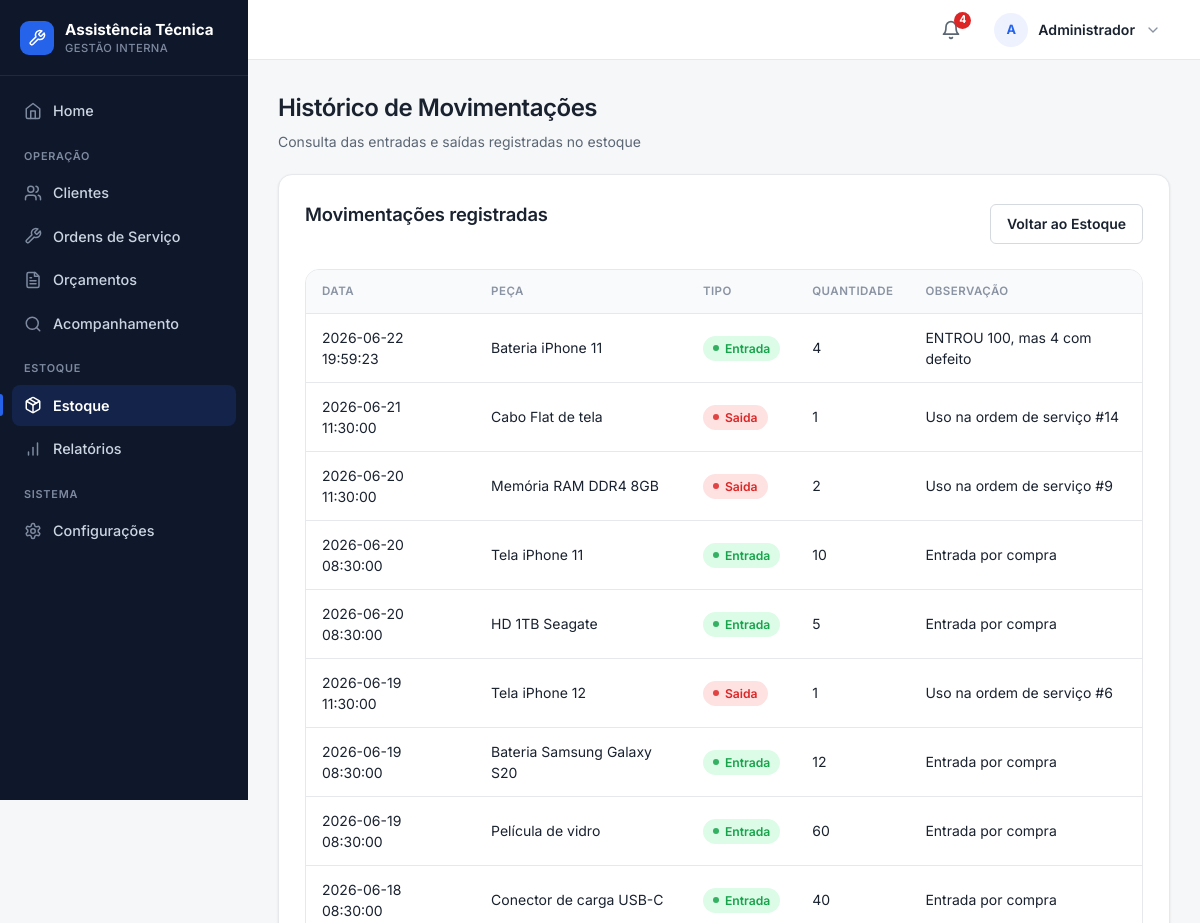
The page /estoque/historico (signed in, upper part) on the database as committed earlier.
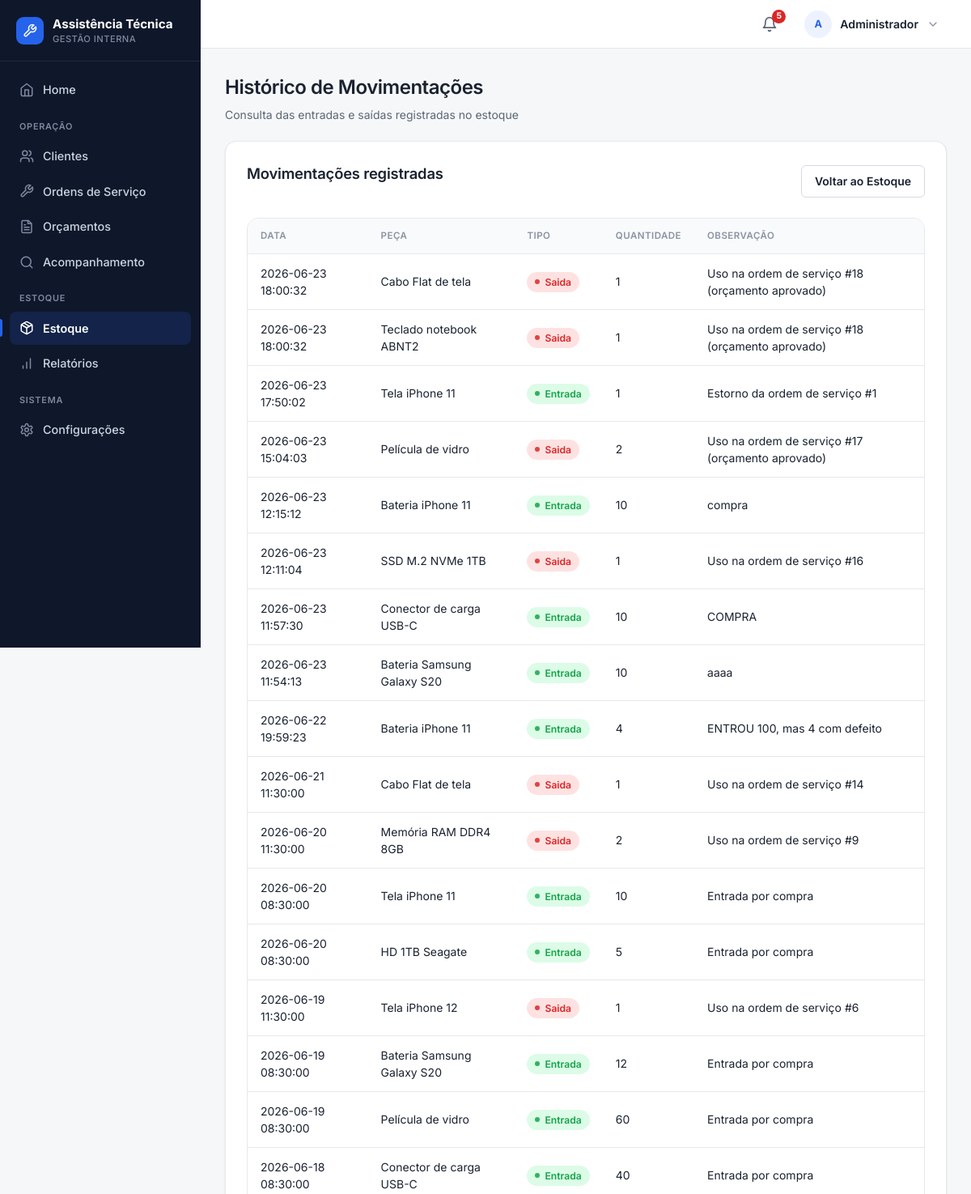
The same page on the database as committed later.
### tables this page shows
CREATE TABLE movimentacoes_estoque (
    id INTEGER PRIMARY KEY AUTOINCREMENT,
    peca_id INTEGER NOT NULL,
    tipo TEXT NOT NULL,
    quantidade INTEGER NOT NULL,
    data_movimentacao TEXT NOT NULL,
    observacao TEXT,

    FOREIGN KEY (peca_id) REFERENCES pecas(id)
);

CREATE TABLE pecas (
    id INTEGER PRIMARY KEY AUTOINCREMENT,
    nome TEXT NOT NULL,
    descricao TEXT,
    quantidade INTEGER NOT NULL DEFAULT 0,
    estoque_minimo INTEGER DEFAULT 1,
    preco_unitario REAL DEFAULT 0,
    fornecedor TEXT
, data_cadastro TEXT);

### routes/estoque.py (the view)
@estoque_bp.route('/estoque/historico')
def historico_movimentacoes():
    db = conectar()
    movimentacoes = db.execute("""
        SELECT
            m.id,
            p.nome AS nome_peca,
            m.tipo,
            m.quantidade,
            m.data_movimentacao,
            m.observacao
        FROM movimentacoes_estoque m
        INNER JOIN pecas p ON p.id = m.peca_id
        ORDER BY m.data_movimentacao DESC
    """).fetchall()
    db.close()
    return render_template('historico_movimentacoes.html', movimentacoes=movimentacoes)

### app.py (called while the page is built)
@app.context_processor
def injetar_alertas_estoque():
    if "funcionario_id" not in session:
        return {"alerta_estoque_baixo": 0}
    conexao = conectar()
    total = conexao.execute(
        "SELECT COUNT(*) FROM pecas WHERE quantidade <= estoque_minimo"
    ).fetchone()[0]
    conexao.close()
    return {"alerta_estoque_baixo": total}

@app.context_processor
def injetar_permissoes():
    perfil = session.get("funcionario_perfil")
    return {
        "perfil_atual": perfil,
        "pode": lambda *perfis: perfil in perfis,
    }

@app.before_request
def proteger_rotas():
    rotas_livres = (
        "/login",
        "/acompanhamento",
        "/static",
    )
    if request.path.startswith(rotas_livres):
        return None
    if request.path == "/funcionarios/cadastrar" and _sem_funcionarios():
        return None
    if "funcionario_id" not in session:
        return redirect("/login")
    permitido = PERMISSOES.get(request.endpoint)
    if permitido is not None and session.get("funcionario_perfil") not in permitido:
        flash("Você não tem permissão para acessar esta área.", "erro")
        return redirect("/")
    return None

### templates/historico_movimentacoes.html (shortened to what this page needs)
{% extends "base.html" %}
{% block css %}
    <link rel="stylesheet" href="{{ url_for('static', filename='css/historico_movimentacoes.css') }}">
{% endblock %}
{% block conteudo %}
<div class="page-head">
    <h1>Histórico de Movimentações</h1>
    <p>Consulta das entradas e saídas registradas no estoque</p>
</div>
<div class="container">
    <div class="topo">
        <h2>Movimentações registradas</h2>
        <a href="/estoque" class="btn btn-home">Voltar ao Estoque</a>
    </div>
    <table>
        <thead>
            <tr>
                <th>Data</th>
                <th>Peça</th>
                <th>Tipo</th>
                <th>Quantidade</th>
                <th>Observação</th>
            </tr>
        </thead>
        <tbody>
            {% for mov in movimentacoes %}
            <tr>
                <td>{{ mov['data_movimentacao'] }}</td>
                <td>{{ mov['nome_peca'] }}</td>
                <td>
                    <span class="status {{ 'aprovado' if mov['tipo'] == 'Entrada' else 'recusado' }}">
                        {{ mov['tipo'] }}
                    </span>
                </td>
                <td>{{ mov['quantidade'] }}</td>
                <td>{{ mov['observacao'] }}</td>
            </tr>
            {% else %}
            <tr>
                <td colspan="5" class="mensagem-vazia">Nenhuma movimentação registrada.</td>
            </tr>
            {% endfor %}
        </tbody>
    </table>
</div>
{% endblock %}

Rows that differ between the two databases and show on the page:
added movimentacoes_estoque: data_movimentacao "2026-06-23 18:00:32", nome_peca "Cabo Flat de tela", tipo "Saida", quantidade "1", observacao "Uso na ordem de serviço #18 (orçamento aprovado)"
added movimentacoes_estoque: data_movimentacao "2026-06-23 18:00:32", nome_peca "Teclado notebook ABNT2", tipo "Saida", quantidade "1", observacao "Uso na ordem de serviço #18 (orçamento aprovado)"
added movimentacoes_estoque: data_movimentacao "2026-06-23 17:50:02", nome_peca "Tela iPhone 11", tipo "Entrada", quantidade "1", observacao "Estorno da ordem de serviço #1"
added movimentacoes_estoque: data_movimentacao "2026-06-23 15:04:03", nome_peca "Película de vidro", tipo "Saida", quantidade "2", observacao "Uso na ordem de serviço #17 (orçamento aprovado)"
added movimentacoes_estoque: data_movimentacao "2026-06-23 12:15:12", nome_peca "Bateria iPhone 11", tipo "Entrada", quantidade "10", observacao "compra"
added movimentacoes_estoque: data_movimentacao "2026-06-23 12:11:04", nome_peca "SSD M.2 NVMe 1TB", tipo "Saida", quantidade "1", observacao "Uso na ordem de serviço #16"
added movimentacoes_estoque: data_movimentacao "2026-06-23 11:57:30", nome_peca "Conector de carga USB-C", tipo "Entrada", quantidade "10", observacao "COMPRA"
added movimentacoes_estoque: data_movimentacao "2026-06-23 11:54:13", nome_peca "Bateria Samsung Galaxy S20", tipo "Entrada", quantidade "10", observacao "aaaa"
Other text that changed with them:
{{ alerta_estoque_baixo }}: "4" → "5"
